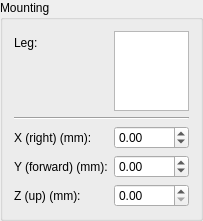
           <widget class="QGroupBox" name="mountingGroup">
            <property name="title">
             <string>Mounting</string>
            </property>
            <layout class="QFormLayout" name="formLayout_3">
             <item row="0" column="0">
              <widget class="QLabel" name="gaitLegLabel">
               <property name="text">
                <string>Leg:</string>
               </property>
              </widget>
             </item>
             <item row="0" column="1">
              <widget class="QListWidget" name="gaitLegList">
               <property name="sizePolicy">
                <sizepolicy hsizetype="Ignored" vsizetype="Expanding">
                 <horstretch>0</horstretch>
                 <verstretch>0</verstretch>
                </sizepolicy>
               </property>
               <property name="maximumSize">
                <size>
                 <width>16777215</width>
                 <height>80</height>
                </size>
               </property>
              </widget>
             </item>
             <item row="1" column="0" colspan="2">
              <widget class="Line" name="line_5">
               <property name="orientation">
                <enum>Qt::Horizontal</enum>
               </property>
              </widget>
             </item>
             <item row="2" column="0">
              <widget class="QLabel" name="label_2">
               <property name="text">
                <string>X (right) (mm):</string>
               </property>
              </widget>
             </item>
             <item row="2" column="1">
              <widget class="QDoubleSpinBox" name="mountingLegXSpin">
               <property name="minimum">
                <double>-1000.000000000000000</double>
               </property>
               <property name="maximum">
                <double>1000.000000000000000</double>
               </property>
               <property name="singleStep">
                <double>5.000000000000000</double>
               </property>
               <property name="value">
                <double>0.000000000000000</double>
               </property>
              </widget>
             </item>
             <item row="3" column="0">
              <widget class="QLabel" name="label_3">
               <property name="text">
                <string>Y (forward) (mm):</string>
               </property>
              </widget>
             </item>
             <item row="3" column="1">
              <widget class="QDoubleSpinBox" name="mountingLegYSpin">
               <property name="minimum">
                <double>-1000.000000000000000</double>
               </property>
               <property name="maximum">
                <double>1000.000000000000000</double>
               </property>
               <property name="singleStep">
                <double>10.000000000000000</double>
               </property>
              </widget>
             </item>
             <item row="4" column="0">
              <widget class="QLabel" name="label_4">
               <property name="text">
                <string>Z (up) (mm):</string>
               </property>
              </widget>
             </item>
             <item row="4" column="1">
              <widget class="QDoubleSpinBox" name="mountingLegZSpin">
               <property name="maximum">
                <double>1000.000000000000000</double>
               </property>
               <property name="singleStep">
                <double>10.000000000000000</double>
               </property>
              </widget>
             </item>
            </layout>
           </widget>
